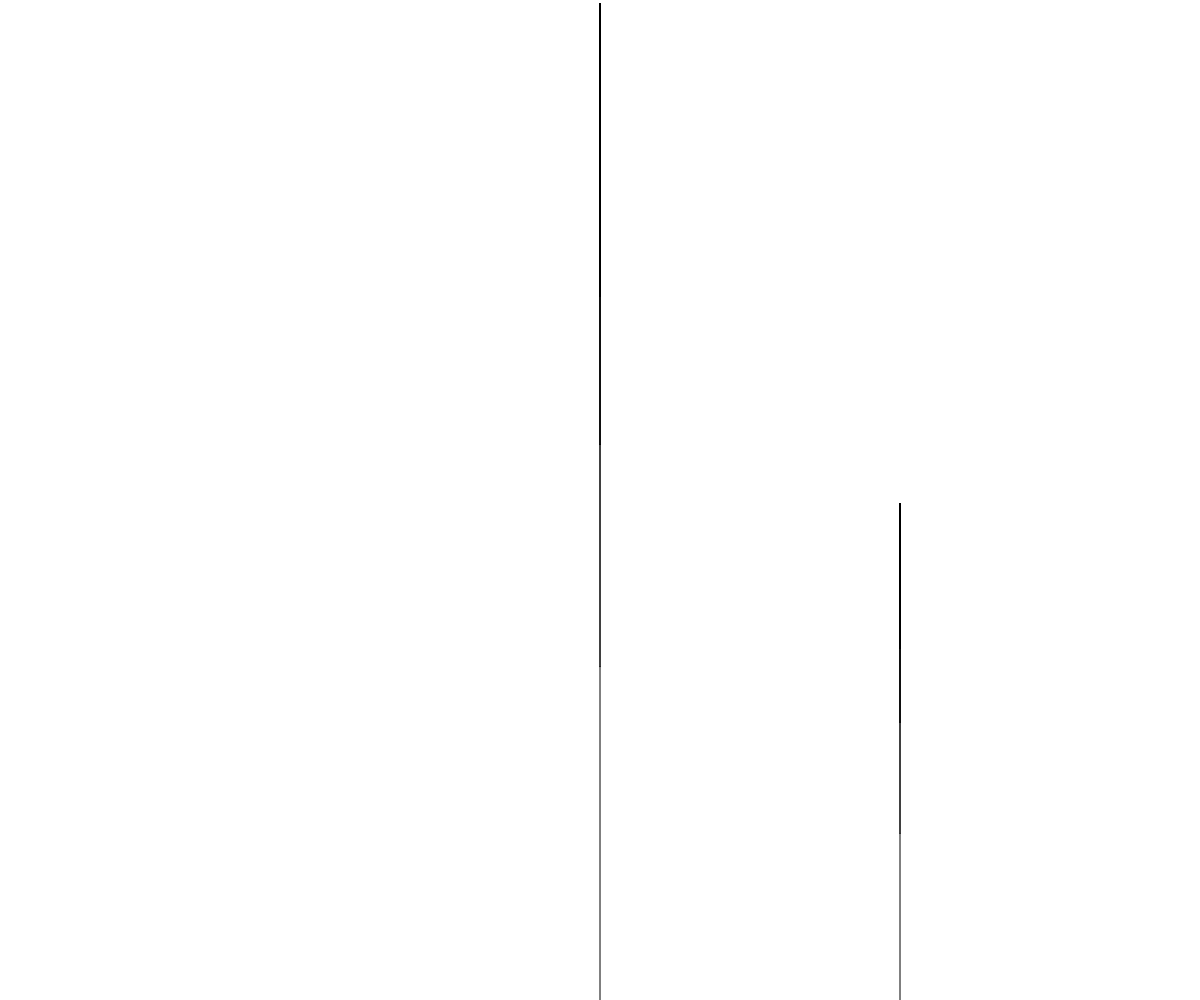
Frame 1 (no input)
Frame 60 (no input): identical to frame 1, image omitted
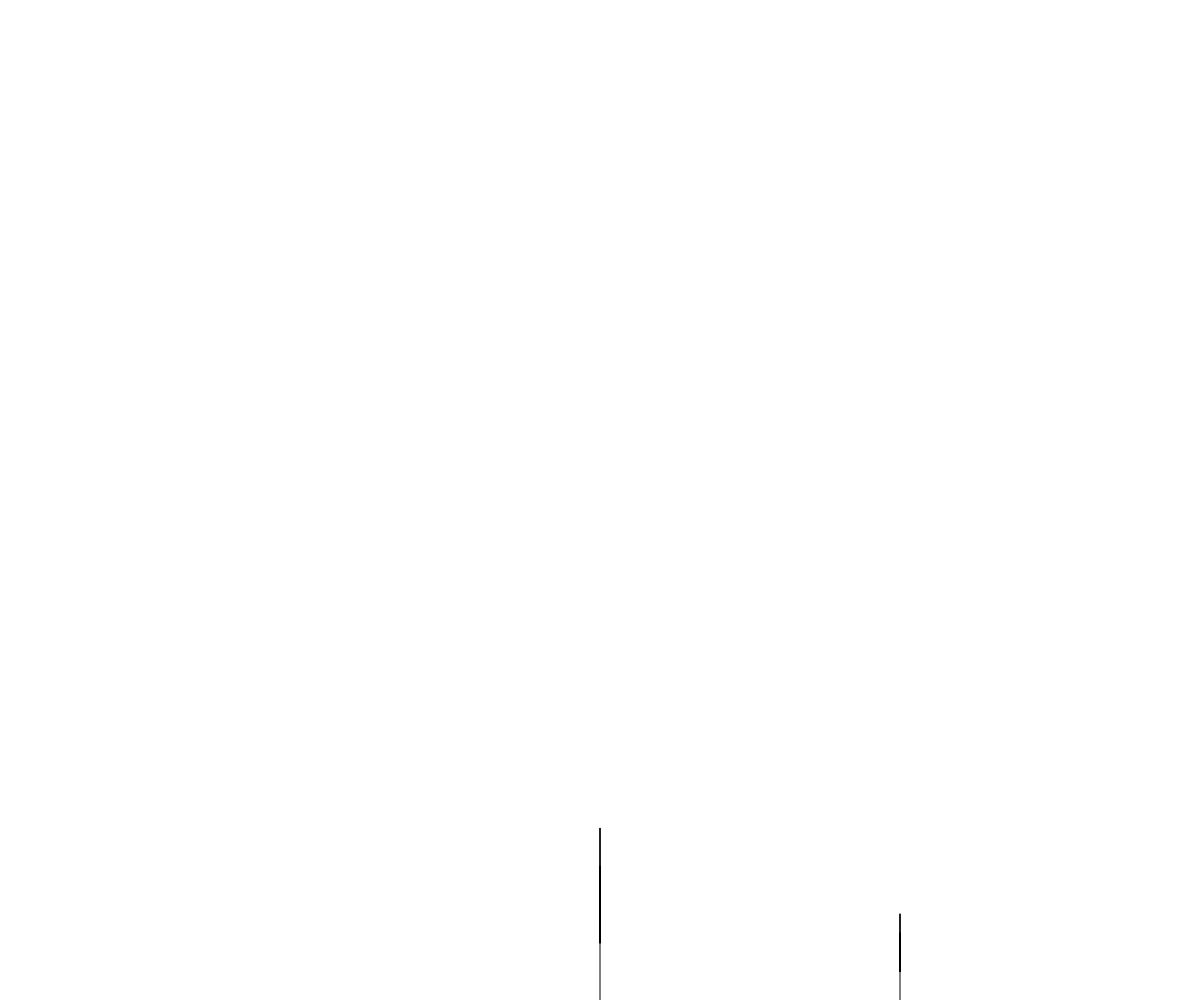
Frame 120 (the mouse pressed at the canvas centre since frame 60)

The p5.js sketch that drew these frames (run headless with seeded random() and noise() and a simulated clock; from frame 60 on, the mouse is pressed at the canvas centre):

// p5.js sketch
// ── sketch.js
// fractal trees
// using: coordinate transforms and recursion

var l = 200;
var angle;
var ratio = 2/3;

function setup() {
	createCanvas(windowWidth, windowHeight);
	angle = radians(30);
}

function draw() {
	background(255);
	l = map(mouseY, 0, height, height/3, 10);
	angle = radians(map(mouseX, 0, width, 0, 360));
	// translate to root of tree
	translate(width/2, height);

	// draw tree
	tree(l);

	// grow as many trees as you like
	translate(300, 0);
	tree(l/2);
}

function tree(l) {
	line(0, 0, 0, -l);
	branch(l);
}

function branch(l) {
	// make sure the recursion stops at some point, or you'll end up with an infinite loop
	if (l > 2) {
		push();
		translate(0, -l);
		rotate(angle);
		line(0, 0, 0, - ratio * l);
		// make recursive call to continue drawing branches
		branch(ratio * l);
		rotate(- 2 * angle);
		line(0, 0, 0, - ratio * l);
		// another recursive call for the symmetric set of branches
		branch(ratio * l);
		pop();
	}
}
